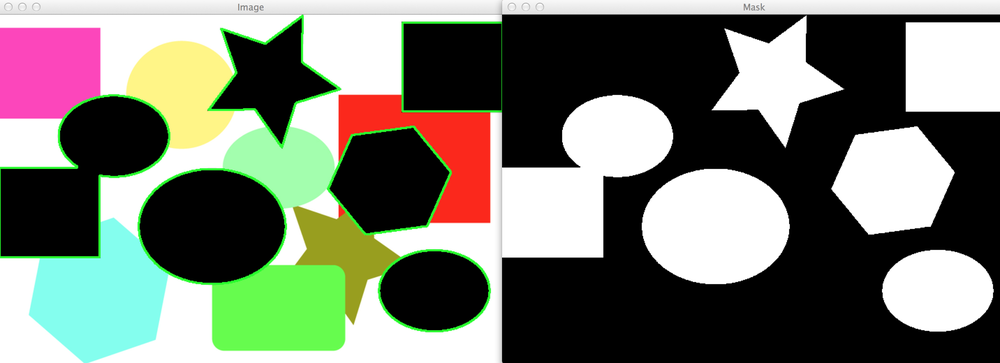
#> input picture 合格的CV工程师/实战篇/opencv/（六）使用python和OpenCV查找图像中的形状/finding_shapes_found.png, 1000 x 363 px
$ python find_shapes.py --image finding_shapes_found.png
#> lines starting #> are read from the running program, lines starting #| are printed output that depends on the picture; after the words box and inside, x2 and y2 are one past the last pixel; in counts of white or black regions, pixels touching at a corner belong together
#　导入必要的包
import numpy as np
import argparse
import imutils
import cv2

# 构造解析参数并分析参数
ap = argparse.ArgumentParser()
ap.add_argument("-i", "--image", help="paht to the image file")
args = vars(ap.parse_args())
# 导入图片
image = cv2.imread(args["image"])
#> image is the input picture: shape (363, 1000, 3); mean B, G, R 111.3, 123, 119.2

# 寻找图片中的所有黑色形状
lower = np.array([0, 0, 0])
upper = np.array([15, 15, 15])
shapeMask = cv2.inRange(image, lower, upper)
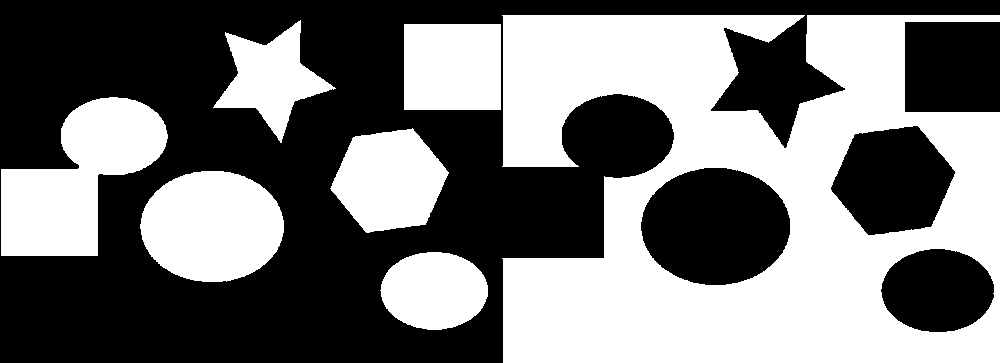
#> shapeMask: shape (363, 1000); 46.1% white; 7 white regions
# 在mask上找到轮廓
cnts = cv2.findContours(shapeMask.copy(), cv2.RETR_EXTERNAL, cv2.CHAIN_APPROX_SIMPLE)
#> cnts = 7 contours; box (x1, y1, x2, y2) and area: (502, 15, 1000, 363) 139065, (1, 97, 168, 256) 14678, (140, 171, 284, 282) 12390, (330, 128, 449, 233) 8585, (404, 24, 501, 110) 8160, (380, 252, 488, 330) 6423, (213, 20, 336, 143) 6194
cnts = imutils.grab_contours(cnts)
print("I found {} black shapes".format(len(cnts)))
#| I found 7 black shapes
cv2.imshow("Mask", shapeMask)

# 遍历所有轮廓
for c in cnts:
    # 绘制轮廓并显示
    cv2.drawContours(image, [c], -1, (0, 255, 0), 2)
    cv2.imshow("Image", image)
    cv2.waitKey(0)
#> this loop made 7 passes
#> c on pass 5: [[404, 24], [404, 109], [500, 109], [500, 24]]
#> pass 1, `cv2.imshow("Image", image)`:
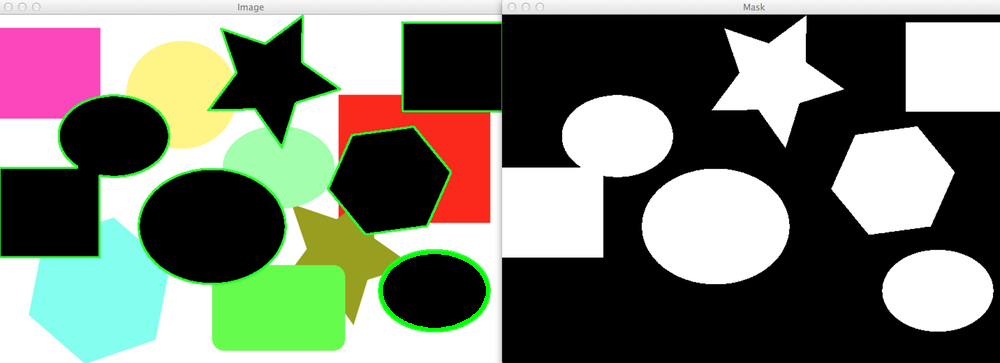
#> window 'Image': shape (363, 1000, 3); mean B, G, R 111.3, 123.6, 119.2
#> pass 2, `cv2.imshow("Image", image)`:
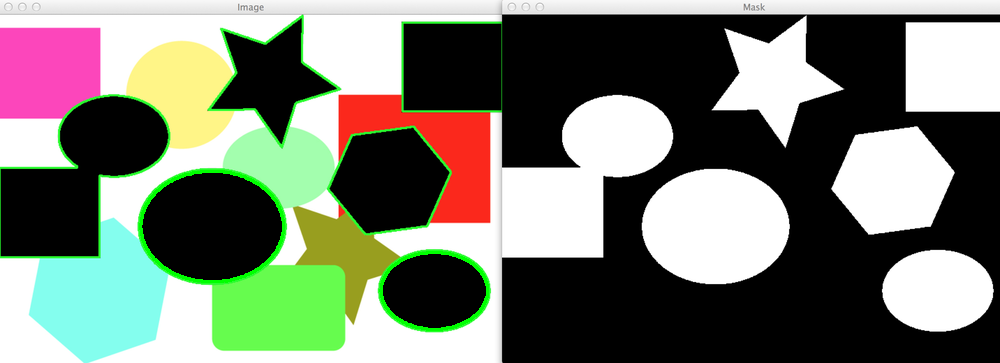
#> window 'Image': shape (363, 1000, 3); mean B, G, R 111.3, 124.3, 119.2
#> after the loop:
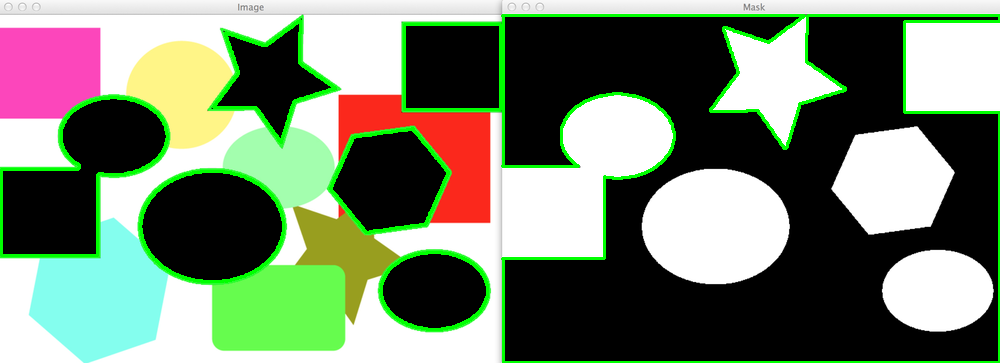
#> image: shape (363, 1000, 3); 4.41% of pixels changed, all inside (x1, y1, x2, y2) = (0, 14, 1000, 363)
